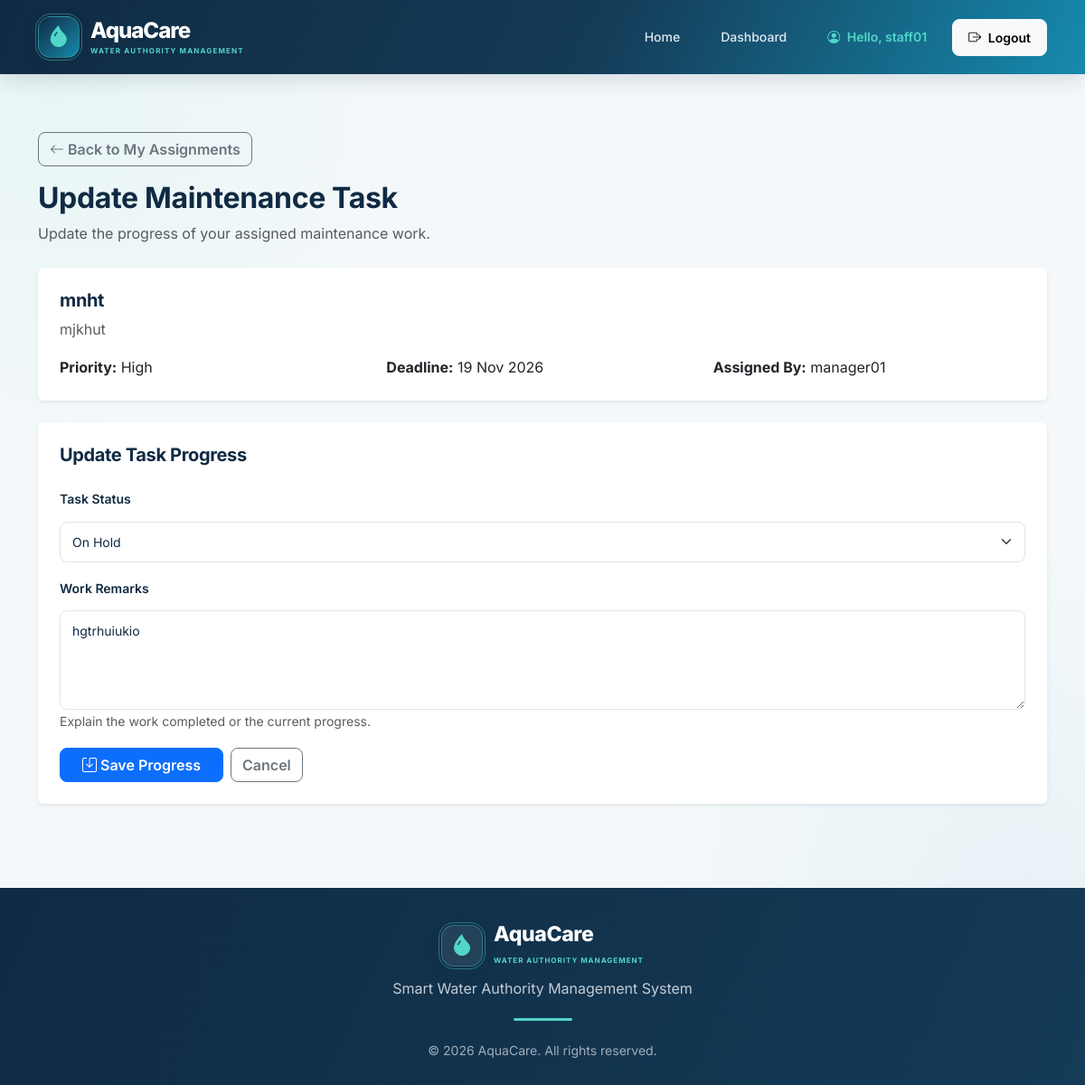
Page /staff/my-assignments/1/update/ (signed in) on the committed database.
### accounts/models.py (models this page shows, shortened)
class CustomUser(AbstractUser):
    class Role(models.TextChoices):
        CUSTOMER = 'CUSTOMER', 'Customer'
        STAFF = 'STAFF', 'Water Authority Staff'
        MANAGER = 'MANAGER', 'Department Manager'
    role = models.CharField(
        max_length=20,
        choices=Role.choices,
        default=Role.CUSTOMER
    )
    phone_number = models.CharField(
        max_length=15,
        blank=True,
        null=True
    )
    address = models.TextField(
        blank=True,
        null=True
    )

### dashboard/models.py (models this page shows, shortened)
class WorkAssignment(models.Model):
    class Status(models.TextChoices):
        ASSIGNED = 'ASSIGNED', 'Assigned'
        IN_PROGRESS = 'IN_PROGRESS', 'In Progress'
        COMPLETED = 'COMPLETED', 'Completed'
        ON_HOLD = 'ON_HOLD', 'On Hold'
        CANCELLED = 'CANCELLED', 'Cancelled'
    class Priority(models.TextChoices):
        LOW = 'LOW', 'Low'
        MEDIUM = 'MEDIUM', 'Medium'
        HIGH = 'HIGH', 'High'
        URGENT = 'URGENT', 'Urgent'
    title = models.CharField(max_length=200)
    description = models.TextField()
    assigned_to = models.ForeignKey(
        settings.AUTH_USER_MODEL,
        on_delete=models.PROTECT,
        related_name='work_assignments'
    )
    assigned_by = models.ForeignKey(
        settings.AUTH_USER_MODEL,
        on_delete=models.PROTECT,
        related_name='created_assignments'
    )
    priority = models.CharField(
        max_length=20,
        choices=Priority.choices,
        default=Priority.MEDIUM
    )
    status = models.CharField(
        max_length=20,
        choices=Status.choices,
        default=Status.ASSIGNED
    )
    deadline = models.DateField()
    staff_remarks = models.TextField(blank=True)
    created_at = models.DateTimeField(auto_now_add=True)
    completed_at = models.DateTimeField(
        null=True,
        blank=True
    )
    class Meta:
        ordering = ['deadline', '-created_at']

### dashboard/views.py (the view)
@login_required
@role_required(CustomUser.Role.STAFF)
def update_my_assignment(request, assignment_id):
    assignment = get_object_or_404(
        WorkAssignment,
        id=assignment_id,
        assigned_to=request.user
    )
    if assignment.status == WorkAssignment.Status.CANCELLED:
        messages.error(
            request,
            'Cancelled assignments cannot be updated.'
        )
        return redirect('my_assignments')
    if request.method == 'POST':
        form = StaffAssignmentUpdateForm(
            request.POST,
            instance=assignment
        )
        if form.is_valid():
            updated_assignment = form.save(commit=False)
            if (
                updated_assignment.status
                == WorkAssignment.Status.COMPLETED
            ):
                if not updated_assignment.completed_at:
                    updated_assignment.completed_at = timezone.now()
            else:
                updated_assignment.completed_at = None
            updated_assignment.save()
            messages.success(
                request,
                'Your task progress has been updated successfully.'
            )
            return redirect('my_assignments')
    else:
        form = StaffAssignmentUpdateForm(instance=assignment)
    context = {
        'form': form,
        'assignment': assignment,
        'page_title': 'Update Task Progress',
    }
    return render(
        request,
        'dashboard/update_my_assignment.html',
        context
    )

### dashboard/forms.py
class StaffAssignmentUpdateForm(forms.ModelForm):
    class Meta:
        model = WorkAssignment
        fields = [
            'status',
            'staff_remarks',
        ]
        widgets = {
            'status': forms.Select(attrs={
                'class': 'form-select',
            }),
            'staff_remarks': forms.Textarea(attrs={
                'class': 'form-control',
                'rows': 4,
                'placeholder': 'Describe your work progress or updates',
            }),
        }
    def __init__(self, *args, **kwargs):
        super().__init__(*args, **kwargs)
        self.fields['status'].choices = [
            (
                WorkAssignment.Status.IN_PROGRESS,
                'In Progress'
            ),
            (
                WorkAssignment.Status.COMPLETED,
                'Completed'
            ),
            (
                WorkAssignment.Status.ON_HOLD,
                'On Hold'
            ),
        ]
        self.fields['status'].label = 'Task Status'
        self.fields['staff_remarks'].label = 'Progress Remarks'

### templates/dashboard/update_my_assignment.html (shortened to what this page needs)
{% extends 'base.html' %}
{% block content %}
<div class="container py-5">
    <div class="mb-4">
        <a href="{% url 'my_assignments' %}"
           class="btn btn-outline-secondary mb-3">
            <i class="bi bi-arrow-left"></i> Back to My Assignments
        </a>
        <h2 class="fw-bold">Update Maintenance Task</h2>
        <p class="text-muted">
            Update the progress of your assigned maintenance work.
        </p>
    </div>
    <div class="card border-0 shadow-sm mb-4">
        <div class="card-body p-4">
            <h5 class="fw-bold">{{ assignment.title }}</h5>
            <p class="text-muted">
                {{ assignment.description }}
            </p>
            <div class="row g-3">
                <div class="col-md-4">
                    <strong>Priority:</strong>
                    {{ assignment.get_priority_display }}
                </div>
                <div class="col-md-4">
                    <strong>Deadline:</strong>
                    {{ assignment.deadline|date:"d M Y" }}
                </div>
                <div class="col-md-4">
                    <strong>Assigned By:</strong>
                    {{ assignment.assigned_by.username }}
                </div>
            </div>
        </div>
    </div>
    <div class="card border-0 shadow-sm">
        <div class="card-body p-4">
            <h5 class="fw-bold mb-4">Update Task Progress</h5>
            <form method="POST">
                <div class="mb-3">
                    <label class="form-label fw-semibold">
                        Task Status
                    </label>
                    {{ form.status }}
                </div>
                <div class="mb-3">
                    <label class="form-label fw-semibold">
                        Work Remarks
                    </label>
                    {{ form.staff_remarks }}
                    <small class="text-muted">
                        Explain the work completed or the current progress.
                    </small>
                </div>
                <div class="d-flex gap-2 flex-wrap">
                    <button type="submit" class="btn btn-primary px-4">
                        <i class="bi bi-save"></i> Save Progress
                    </button>
                    <a href="{% url 'my_assignments' %}"
                       class="btn btn-outline-secondary">
                        Cancel
                    </a>
                </div>
            </form>
        </div>
    </div>
</div>
{% endblock %}

### templates/base.html (shortened to what this page needs)
{% load static %}
<!DOCTYPE html>
<html lang="en">
<head>
    <link href="https://cdn.jsdelivr.net/npm/bootstrap@5.3.3/dist/css/bootstrap.min.css"
          rel="stylesheet">
    <link rel="stylesheet"
          href="https://cdn.jsdelivr.net/npm/bootstrap-icons@1.11.3/font/bootstrap-icons.min.css">
    <link rel="stylesheet" href="{% static 'css/style.css' %}">
</head>
<body>
    <nav class="navbar navbar-expand-lg navbar-dark aquacare-navbar">
        <div class="container">
            <a class="navbar-brand aqua-brand" href="{% url 'home' %}">
                <span class="aqua-logo-icon">
                    <i class="bi bi-droplet-fill"></i>
                </span>
                <span class="aqua-brand-text">
                    <strong>AquaCare</strong>
                    <small>WATER AUTHORITY MANAGEMENT</small>
                </span>
            </a>
            <div class="collapse navbar-collapse" id="mainNavbar">
                <ul class="navbar-nav ms-auto align-items-lg-center">
                    <li class="nav-item">
                        <a class="nav-link" href="{% url 'home' %}">
                            Home
                        </a>
                    </li>
                    {% if user.is_authenticated %}
                        {% if user.role == 'CUSTOMER' %}
                            <li class="nav-item">
                                <a class="nav-link"
                                   href="{% url 'customer_dashboard' %}">
                                    Dashboard
                                </a>
                            </li>
                        {% elif user.role == 'STAFF' %}
                            <li class="nav-item">
                                <a class="nav-link"
                                   href="{% url 'staff_dashboard' %}">
                                    Dashboard
                                </a>
                            </li>
                        {% endif %}
                        <li class="nav-item">
                            <span class="nav-link user-welcome">
                                <i class="bi bi-person-circle me-1"></i>
                                Hello, {{ user.first_name|default:user.username }}
                            </span>
                        </li>
                        <li class="nav-item ms-lg-2">
                            <form method="POST" action="{% url 'logout' %}">
                                <button type="submit"
                                        class="btn btn-light btn-sm logout-btn">
                                    <i class="bi bi-box-arrow-right me-1"></i>
                                    Logout
                                </button>
                            </form>
                        </li>
                    {% endif %}
                </ul>
            </div>
        </div>
    </nav>
    <main class="main-content">
        {% block content %}
        {% endblock %}
    </main>
    <footer class="aquacare-footer">
        <div class="container">
            <div class="footer-brand">
                <span class="aqua-logo-icon footer-logo-icon">
                    <i class="bi bi-droplet-fill"></i>
                </span>
                <div class="footer-brand-text">
                    <h5>AquaCare</h5>
                    <small>WATER AUTHORITY MANAGEMENT</small>
                </div>
            </div>
            <p class="footer-description">
                Smart Water Authority Management System
            </p>
            <div class="footer-divider"></div>
            <small class="footer-copyright">
                © 2026 AquaCare. All rights reserved.
            </small>
        </div>
    </footer>
</body>
</html>

### templates/dashboard/update_my_assignment.html (style rules this page uses)
form input, form select, form textarea { width: 100%; padding: 10px 12px; border: 1px solid #ced4da; border-radius: 8px; margin-top: 5px; }
form textarea { min-height: 120px; resize: vertical; }

### rows in the picture
CustomUser: first_name "staff01"
WorkAssignment: title "mnht", description "mjkhut", priority "High", deadline "19 Nov 2026", assigned_by.username "manager01", status "On Hold", staff_remarks "hgtrhuiukio"
